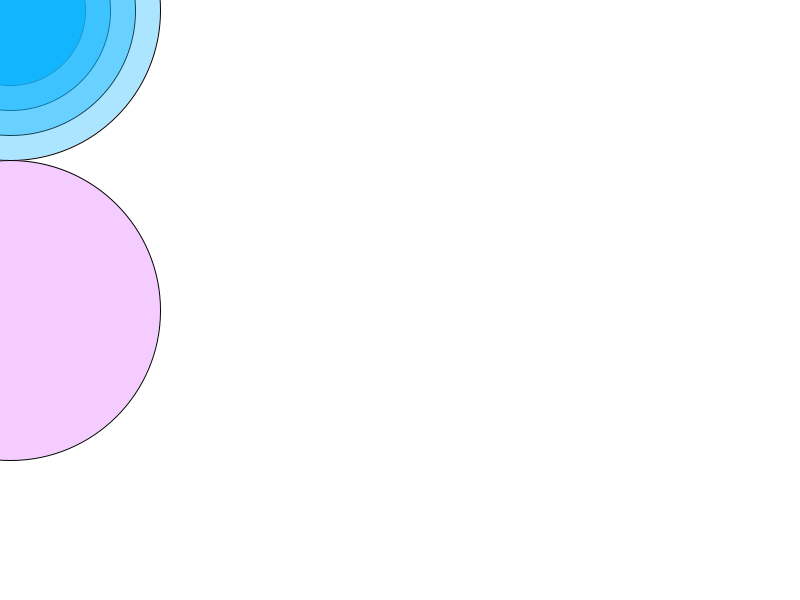
Frame 1 (no input)
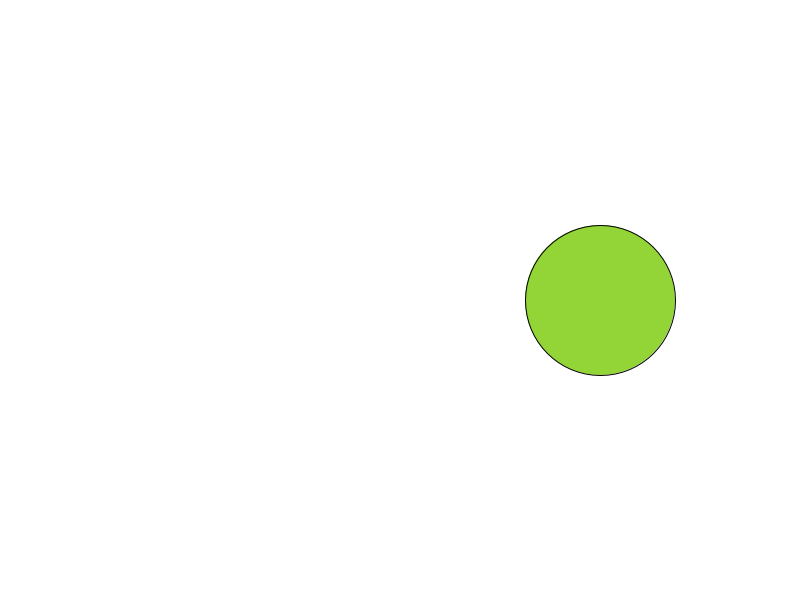
Frame 60 (the mouse pressed at the canvas centre just before this capture)
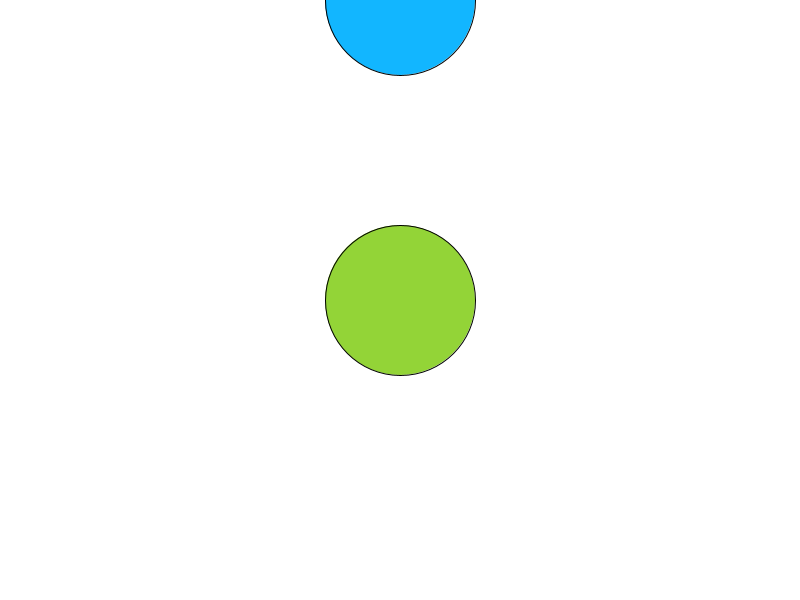
Frame 120 (the mouse held since frame 60 and released just before this capture)

The Processing sketch that drew these frames (run headless with seeded random() and noise(); from frame 60 on, the mouse is pressed at the canvas centre):

// Processing sketch: processing_105097
// ── processing_105097.pde

int x;
int y;
int xSpeed;
int ySpeed;
int a;
int b;
int aSpeed;
int bSpeed;
 
void setup() {
  size(800, 600);
 
  fill(18, 182, 255, 128); //transparent blue
 
  // start ball in top left
  x = 0;
  y = 0;
  //set initial speed
  xSpeed = 10;
  ySpeed = 10;
  
    fill(47, 62, 255); //second color
 
  // start ball in top left
  a = 0;
  b = 300;
  //set initial speed
  aSpeed = 10;
  bSpeed = 10;
}
 
void draw() {
  //  rectangle(width/2, height/2, 200, 200); 
  background(255); // white background
 
  x = x + xSpeed;
  y = y + ySpeed;
  a = a + aSpeed;
  b = b + bSpeed;
 
  //right boundary
  if (x >= width) {
    xSpeed  = xSpeed * -1;
  }
  if (a >= width) {
    aSpeed  = aSpeed * -1;
  }
  //left boundary
  if (x <= 0) { 
    xSpeed  = xSpeed * -1;
  }
    if (a <= 0) { 
    aSpeed  = aSpeed * -1;
  }
  // top boundary
  if (y >= height) {
    fill(40, 60, 90);
    ySpeed  = ySpeed * -1;
  }
  if (b >= height) {
    fill(40, 60, 90);
    bSpeed  = bSpeed * -1;
  }
  // bottom boundary
  if (y <= 0) {
    ySpeed  = ySpeed * -1;
  }
    if (b <= 0) {
    bSpeed  = bSpeed * -1;
  }
  // top boundary
 
  if (x <= width/2) {
    fill(18, 182, 255);
    ellipse(x, y, 100, 100);
    ellipse(x, y, 150, 150);
    //this will happen if this is true
  }
  if (a >= height/2) {
    fill(147, 212, 55);
    ellipse(a, b, 100, 100);
    ellipse(a, b, 150, 150);
    //this will happen if this is true
  }
  else {
    fill(18, 182, 255, 128);
    //otherwise do this
 
 
    ellipse(x, y, 200, 200);
    fill(18, 182, 255, 110);
    ellipse(x, y, 250, 250);
    fill(18, 182, 255, 90);
    ellipse(x, y, 300, 300);
    
        fill(130, 232, 55);
    //otherwise do this
 
 
    ellipse(a, b, 200, 200);
    fill(20, 122, 255);
    ellipse(a, b, 250, 250);
    fill(245, 204, 255);
    ellipse(a, b, 300, 300);
  }
}
